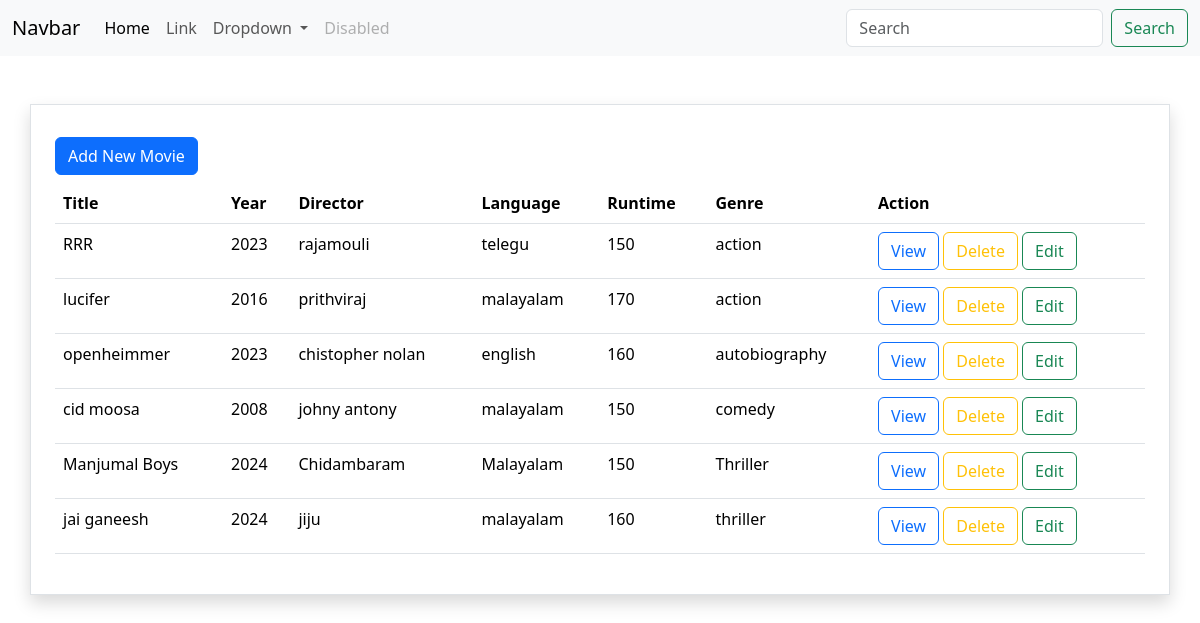
/movies/all/, run on the app's committed database.
### myapp/models.py (models this page shows, shortened)
class Movie(models.Model):
    title=models.CharField(max_length=200)
    year=models.CharField(max_length=200)
    director=models.CharField(max_length=200)
    run_time=models.PositiveIntegerField()
    language=models.CharField(max_length=200)
    genre=models.CharField(max_length=200)
    producer=models.CharField(max_length=200,null=True)

### myapp/views.py (the view)
# urls.py: path('movies/all/',views.MovieListView.as_view(),name="movie-list"),
class MovieListView(View):
    def get(self,request,*args,**kwargs):
        qs=Movie.objects.all()
        return render(request,"movie_list.html",{"data":qs})

### myapp/templates/movie_list.html (shortened to what this page needs)
{%extends 'base.html'%}
{%block main_block%}
<div class="container border p-4 shadow mt-5">
    <div class="my-2">
        <a href="{%url 'movie-create'%}" class="btn btn-primary">Add New Movie</a>
    </div>
    <table class="table">
        <tr class="fw-bold">
            <th>Title</th>
            <th>Year</th>
            <th>Director</th>
            <th>Language</td>
            <th>Runtime</th>
            <th>Genre</th>
            <th>Action</th>
        </tr>
        {%for m in data%}
            <tr>
                <td>{{m.title}}</td>
                <td>{{m.year}}</td>
                <td>{{m.director}}</td>
                <td>{{m.language}}</td>
                <td>{{m.run_time}}</td>
                <td>{{m.genre}}</td>
                <td>
                    <a href="{%url 'movie-detail' m.id%}" class="btn btn-outline-primary">View</a>
                    <a href="{%url 'movie-delete' m.id%}" class="btn btn-outline-warning">Delete</a>
                    <a href="{%url 'movie-update' m.id%}" class="btn btn-outline-success">Edit</a>
                </td>
            </tr>
        {%endfor%}
    </table>
</div>
{%endblock%}

### myapp/templates/base.html (shortened to what this page needs)
<!DOCTYPE html>
<html lang="en">
<head>
    <link href="https://cdn.jsdelivr.net/npm/bootstrap@5.3.3/dist/css/bootstrap.min.css" rel="stylesheet">
</head>
<body>
        <nav class="navbar navbar-expand-lg bg-body-tertiary">
            <div class="container-fluid">
              <a class="navbar-brand" href="#">Navbar</a>
              <div class="collapse navbar-collapse" id="navbarSupportedContent">
                <ul class="navbar-nav me-auto mb-2 mb-lg-0">
                  <li class="nav-item">
                    <a class="nav-link active" aria-current="page" href="#">Home</a>
                  </li>
                  <li class="nav-item">
                    <a class="nav-link" href="#">Link</a>
                  </li>
                  <li class="nav-item dropdown">
                    <a class="nav-link dropdown-toggle" href="#" role="button" data-bs-toggle="dropdown" aria-expanded="false">
                      Dropdown
                    </a>
                  </li>
                  <li class="nav-item">
                    <a class="nav-link disabled" aria-disabled="true">Disabled</a>
                  </li>
                </ul>
                <form class="d-flex" role="search">
                  <input class="form-control me-2" type="search" placeholder="Search" aria-label="Search">
                  <button class="btn btn-outline-success" type="submit">Search</button>
                </form>
              </div>
            </div>
          </nav>
    {%block main_block%}
    {%endblock%}
</body>
</html>

### data on the page
Movie: title "RRR", year "2023", director "rajamouli", language "telegu", run_time "150", genre "action"
Movie: title "lucifer", year "2016", director "prithviraj", language "malayalam", run_time "170", genre "action"
Movie: title "openheimmer", year "2023", director "chistopher nolan", language "english", run_time "160", genre "autobiography"
Movie: title "cid moosa", year "2008", director "johny antony", language "malayalam", run_time "150", genre "comedy"
Movie: title "Manjumal Boys", year "2024", director "Chidambaram", language "Malayalam", run_time "150", genre "Thriller"
Movie: title "jai ganeesh", year "2024", director "jiju", language "malayalam", run_time "160", genre "thriller"
